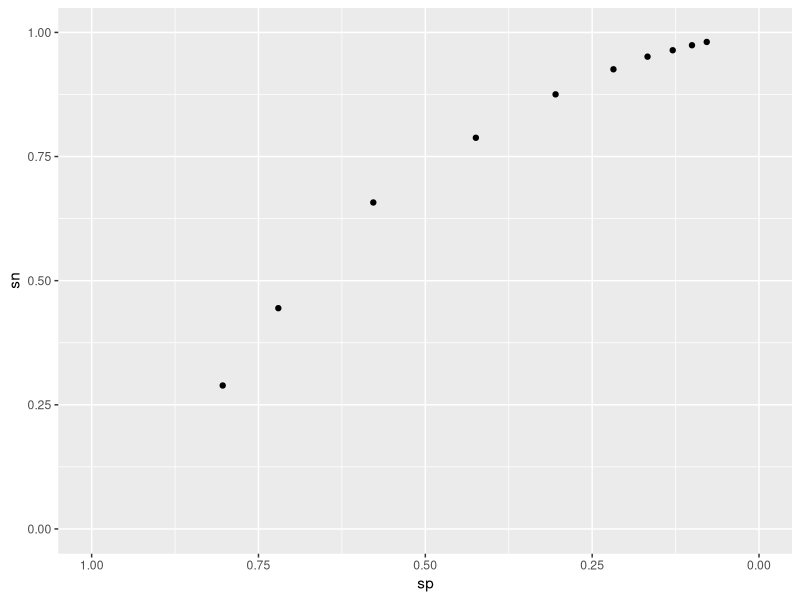
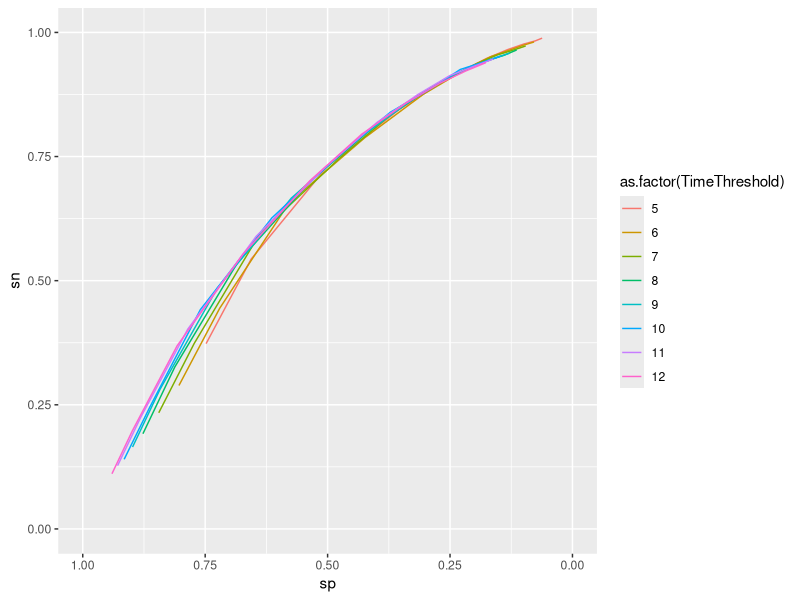
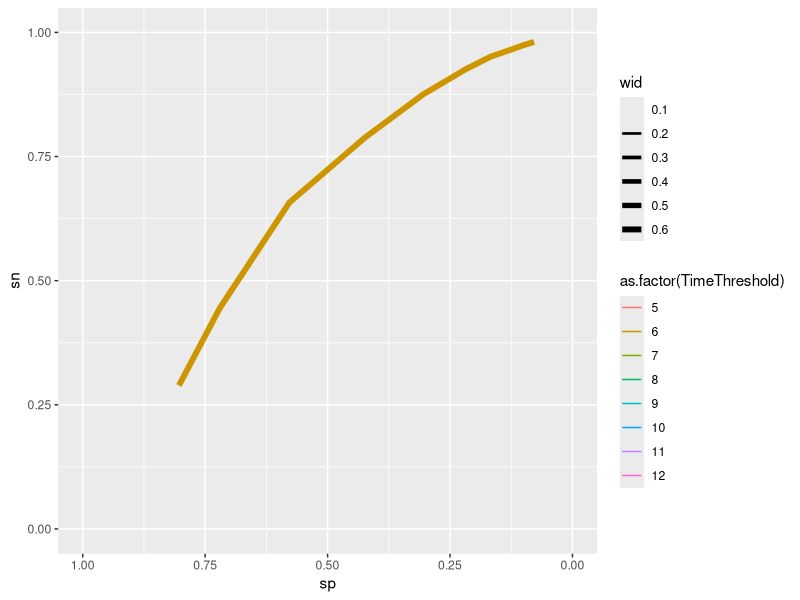
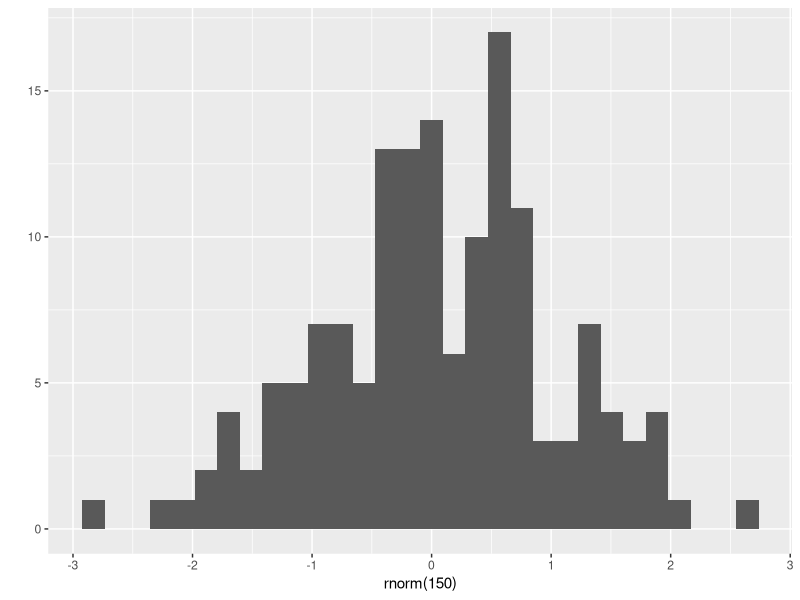

Write R code to recreate these figures, in order.
#!/usr/bin/Rscript
require(ggplot2)
myhistog <- qplot(rnorm(150))
ggsave('histogram.png', myhistog, width=7, height=7, dpi=100)

P = read.csv("Performance.csv")

qplot(x=sp, y=sn, data=P[P$TimeThreshold==6, ], xlim=c(1,0), ylim=c(0,1))

fancyplot <- ggplot(P[P$TimeThreshold >= 5, ], aes(x=sp, y=sn, color=as.factor(TimeThreshold), group=TimeThreshold))
fancyplot + geom_line() + xlim(1,0) + ylim(0,1)

Pw = cbind( P, wid= (P$TimeThreshold == 6) * 0.5 + 0.1)
widplot <- ggplot(Pw[Pw$TimeThreshold >= 5, ], aes(x=sp, y=sn, color=as.factor(TimeThreshold), size=wid))
widplot + geom_line() + xlim(1,0) + ylim(0,1) + scale_size(range=c(0, 2))
